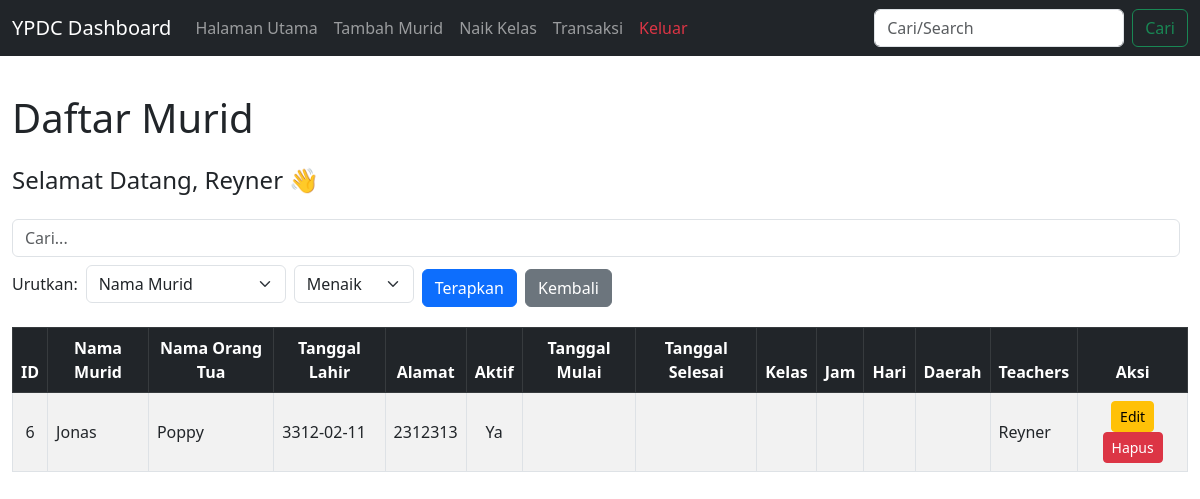
The page /index.php (signed in) on the database as committed earlier.
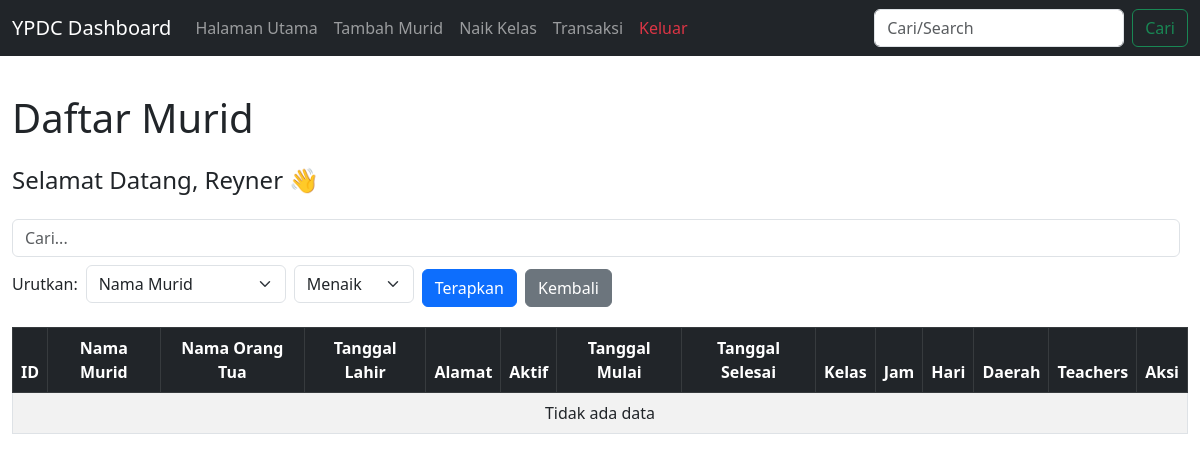
The same page on the database as committed later.
### tables this page shows
CREATE TABLE `students` (
  `id` int(11) NOT NULL,
  `nama_siswa` varchar(100) DEFAULT NULL,
  `nama_ortu` varchar(100) DEFAULT NULL,
  `tanggal_lahir` date DEFAULT NULL,
  `alamat` text DEFAULT NULL,
  `active` tinyint(1) DEFAULT 1,
  `tanggal_mulai` date DEFAULT NULL,
  `tanggal_selesai` date DEFAULT NULL,
  `jam` time DEFAULT NULL,
  `hari` varchar(20) DEFAULT NULL,
  `daerah_id` int(11) DEFAULT NULL,
  `teachers_id` int(11) DEFAULT NULL,
  `kelas_id` int(11) DEFAULT NULL
);

CREATE TABLE `teachers` (
  `id` int(11) NOT NULL,
  `name` varchar(100) NOT NULL
);

### config.php (called while the page is built, shortened)
<?php
$con = mysqli_connect("localhost","root","","YPDC");
$count = $con->query("SELECT COUNT(*) as total FROM students")->fetch_assoc()['total'];
?>

### index.php (the view, shortened to what this page needs)
<?php
include "config.php";
$limit = 10;
$page = isset($_GET['page']) ? (int)$_GET['page'] : 1;
$start = ($page - 1) * $limit;
$keyword = '';
$where = "";
$sort_column = "s.id";
$order = "ASC";
$sql = "SELECT s.id, s.nama_siswa, s.nama_ortu, s.tanggal_lahir, s.alamat, s.active,
               s.tanggal_mulai, s.tanggal_selesai,
               t.name AS teachers_name,
               d.name AS daerah_name,
               k.name AS kelas_name,
               j.time_value AS jam_name,
               h.name AS hari_name
        FROM students s
        LEFT JOIN teachers t ON s.teachers_id = t.id
        LEFT JOIN daerah d ON s.daerah_id = d.id
        LEFT JOIN kelas k ON s.kelas_id = k.id
        LEFT JOIN jam j ON s.jam = j.id
        LEFT JOIN hari h ON s.hari = h.id
        $where
        ORDER BY $sort_column $order
        LIMIT $start, $limit";
$result = $con->query($sql);
?>
<!DOCTYPE html>
<html lang="en">
<head>
<link href="https://cdn.jsdelivr.net/npm/bootstrap@5.3.0/dist/css/bootstrap.min.css" rel="stylesheet">
</head>
<body>
<?php include "navigation.php"; ?>
<div class="container-fluid mt-4">
    <h1 class="mb-4">Daftar Murid</h1>
    <h4 class="mb-4">
        Selamat Datang, <?= isset($_SESSION['name']) ? ucwords($_SESSION['name']) : 'User'; ?> 👋
    </h4>
    <?php include "sort.php"; ?>
    <div class="table-responsive">
        <table class="table table-bordered table-striped table-hover align-middle">
            <thead class="table-dark text-center">
                <tr>
                    <th>ID</th>
                    <th>Nama Murid</th>
                    <th>Nama Orang Tua</th>
                    <th>Tanggal Lahir</th>
                    <th>Alamat</th>
                    <th>Aktif</th>
                    <th>Tanggal Mulai</th>
                    <th>Tanggal Selesai</th>
                    <th>Kelas</th>
                    <th>Jam</th>
                    <th>Hari</th>
                    <th>Daerah</th>
                    <th>Teachers</th>
                    <th>Aksi</th>
                </tr>
            </thead>
            <tbody>
                <?php if($result && $result->num_rows > 0): ?>
                    <?php while($row = $result->fetch_assoc()): ?>
                    <tr>
                        <td class="text-center"><?= $row['id'] ?></td>
                        <td><?= ucwords($row['nama_siswa']) ?></td>
                        <td><?= ucwords($row['nama_ortu']) ?></td>
                        <td><?= $row['tanggal_lahir'] ?></td>
                        <td><?= $row['alamat'] ?></td>
                        <td class="text-center"><?= $row['active'] ? 'Ya' : 'Tidak' ?></td>
                        <td><?= $row['tanggal_mulai'] ?></td>
                        <td><?= $row['tanggal_selesai'] ?></td>
                        <td><?= $row['kelas_name'] ?></td>
                        <td><?= $row['jam_name'] ?></td>
                        <td><?= $row['hari_name'] ?></td>
                        <td><?= $row['daerah_name'] ?></td>
                        <td><?= $row['teachers_name'] ?></td>
                        <td class="text-center">
                            <a href="edit_student.php?id=<?= $row['id'] ?>" class="btn btn-sm btn-warning">Edit</a>
                            <a href="delete_student.php?id=<?= $row['id'] ?>" class="btn btn-sm btn-danger" onclick="return confirm('Yakin ingin hapus?')">Hapus</a>
                        </td>
                    </tr>
                    <?php endwhile; ?>
                <?php else: ?>
                    <tr><td colspan="14" class="text-center">Tidak ada data</td></tr>
                <?php endif; ?>
            </tbody>
        </table>
    </div>
</div>
</body>
</html>

### navigation.php (shortened to what this page needs)
<?php
    $keyword = $keyword ?? '';
?>
<nav class="navbar navbar-expand-lg navbar-dark bg-dark fixed-top">
    <div class="container-fluid">
        <a class="navbar-brand" href="index.php">YPDC Dashboard</a>
        <div class="collapse navbar-collapse" id="navbarContent">
            <ul class="navbar-nav me-auto mb-2 mb-lg-0">
                <li class="nav-item"><a class="nav-link" href="index.php">Halaman Utama</a></li>
                <li class="nav-item"><a class="nav-link" href="add_student.php">Tambah Murid</a></li>
                <li class="nav-item"><a class="nav-link" href="add_class.php">Naik Kelas</a></li>
                <li class="nav-item"><a class="nav-link" href="transactions.php">Transaksi</a></li>
                <li class="nav-item">
                    <a class="nav-link text-danger" href="logout.php">Keluar</a>
                </li>
            </ul>
            <form class="d-flex" method="GET" action="index.php">
                <input class="form-control me-2" type="search" name="search" placeholder="Cari/Search" value="<?= htmlspecialchars($keyword) ?>" style="width: 250px;">
                <button class="btn btn-outline-success" type="submit">Cari</button>
            </form>
        </div>
    </div>
</nav>

### sort.php (shortened to what this page needs)
<form method="GET" class="mb-3 d-flex align-items-center flex-wrap">
    <input type="text" name="search" class="form-control me-2 mb-2" placeholder="Cari..." value="<?= htmlspecialchars($keyword) ?>">
    <label for="sort" class="me-2 mb-2">Urutkan:</label>
    <select name="sort" id="sort" class="form-select me-2 mb-2" style="width: 200px;">
        <option value="s.nama_siswa" <?= ($sort_column=='s.nama_siswa')?'selected':'' ?>>Nama Murid</option>
    </select>
    <select name="order" class="form-select me-2 mb-2" style="width: 120px;">
        <option value="ASC" <?= ($order=='ASC')?'selected':'' ?>>Menaik</option>
    </select>
    <div class="d-flex gap-2">
        <button type="submit" class="btn btn-primary">Terapkan</button>
        <a href="index.php" class="btn btn-secondary">Kembali</a>
    </div>
</form>

### index.php (style rules this page uses)
body { padding-top: 70px; }
.table-responsive { max-height: 70vh; overflow-y: auto; }

Rows that differ between the two databases and show on the page:
removed students: id "6", nama_siswa "Jonas", nama_ortu "Poppy", tanggal_lahir "3312-02-11", alamat "2312313", active "Ya", teachers.name "Reyner"
Other text that changed with them:
text now shown: "Tidak ada data"
